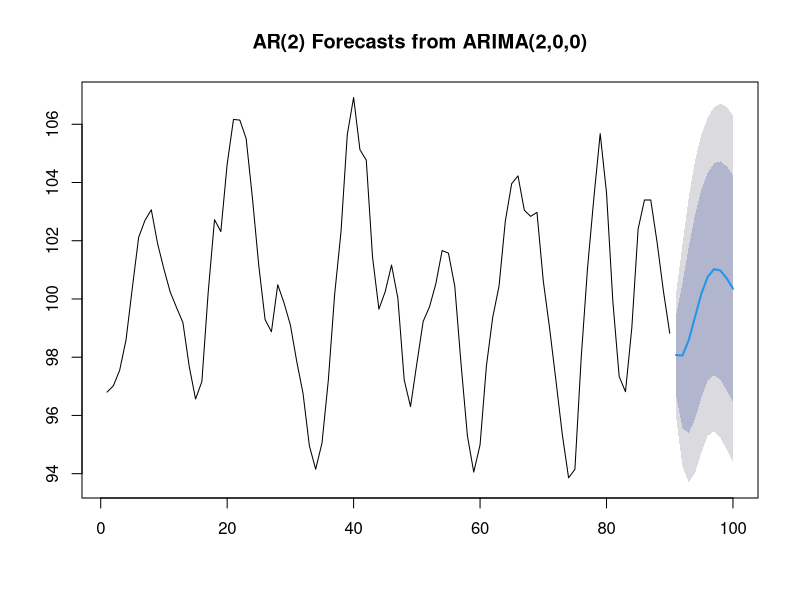
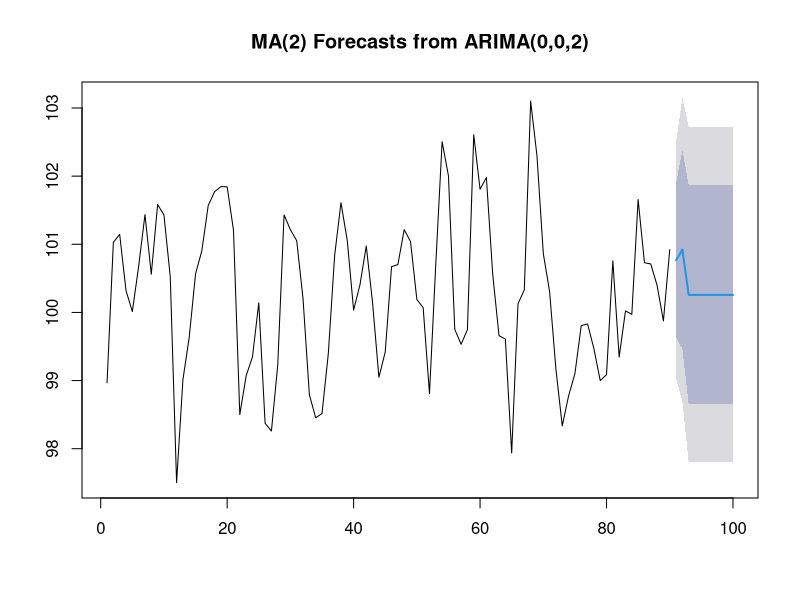
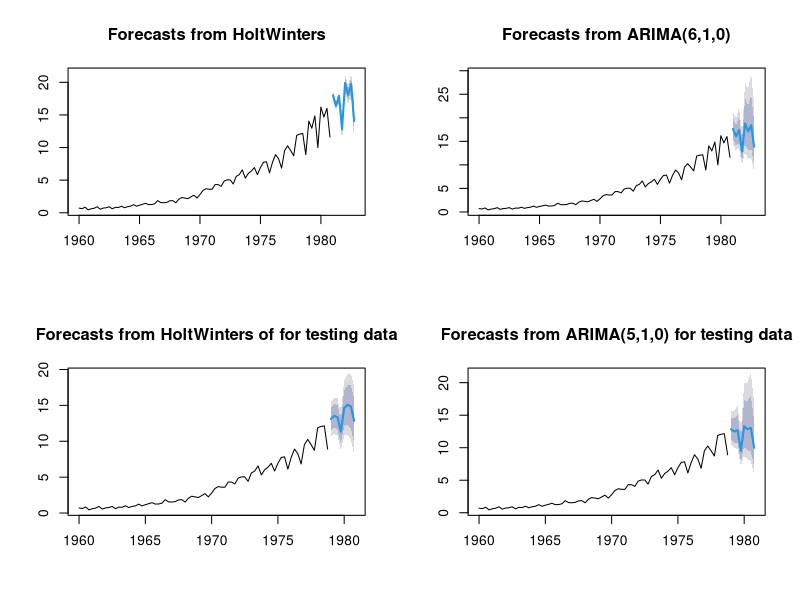

The R source for these figures, in order:
## ---- chunk 1
knitr::opts_chunk$set(echo = TRUE)
library(magrittr)
library(forecast)
library(dplyr)
library(tseries)
## ---- chunk 2
set.seed(2020)
# simulate the process
AR_sim = arima.sim(n=100, model = list(order = c(2,0,0), ar=c(1.5, -0.75))) + 100 # plus mu
AR_auto = auto.arima(AR_sim)
cat('Carry out the estimation of the parameters by MLE:\n')
summary(AR_auto)

# train the data
train = AR_sim[1:90]
test = AR_sim[91:100]
# fit the model and apply forecast function
fit_sim = arima(train,order = c(2,0,0))
forcaset_sim = forecast(fit_sim, h = 10)
plot(forcaset_sim, main="AR(2) Forecasts from ARIMA(2,0,0)")
cat('Predictions:\n')
cat('The 95% forecasts intervals\n lower:', as.numeric(forcaset_sim$lower[, '95%']), '\n upper:', as.numeric(forcaset_sim$upper[, '95%']) ) 

df = cbind(test, forcaset_sim$lower[, '95%'], forcaset_sim$upper[, '95%']) %>% as.data.frame()
colnames(df) = c('observed' , 'lower',  'upper')
df %<>%  mutate(covered_by_CI = if_else(observed>lower & observed<upper, 1, 0))
p = as.numeric((df %>% filter(covered_by_CI == 1)  %>% count()) / length(df$observed))
cat("\nThe percentage of the observed values are covered by the forecast intervals:", p)
err = test - forcaset_sim$mean  # errors 
mae = mean(abs(err))  # mean absolute error
rmse = sqrt(mean(err^2)) # root mean square error
mape = mean (abs(err/test*100)) # mean absolute percentage error
cat('\nMAE:', mae)
cat('\nRMSE:', rmse)
cat('\nMAPE:', mape)

## ---- chunk 3
set.seed(1)
# simulate a process
MA_sim = arima.sim(n=100, model = list(order = c(0,0,2), ma=c(0.8, 0.55))) + 100 # plus mu
MA_auto = auto.arima(MA_sim, method = c("ML"))
cat('Carry out the estimation of the parameters by MLE:\n')
summary(MA_auto)

# train the data
train = MA_sim[1:90]
test = MA_sim[91:100]
# fit the model and apply forecast function
fit_sim = arima(train,order = c(0,0,2))
forcaset_sim = forecast(fit_sim, h = 10)
plot(forcaset_sim, main="MA(2) Forecasts from ARIMA(0,0,2)")
cat('Predictions:\n')
cat('The 95% forecasts intervals\n lower:', as.numeric(forcaset_sim$lower[, '95%']), '\n upper:', as.numeric(forcaset_sim$upper[, '95%']) ) 

df = cbind(test, forcaset_sim$lower[, '95%'], forcaset_sim$upper[, '95%']) %>% as.data.frame()
colnames(df) = c('observed' , 'lower',  'upper')
df %<>%  mutate(covered_by_CI = if_else(observed>lower & observed<upper, 1, 0))
p = as.numeric((df %>% filter(covered_by_CI == 1)  %>% count()) / length(df$observed))
cat("\nThe percentage of the observed values are covered by the forecast intervals:", p)
err = test - forcaset_sim$mean  # errors 
mae = mean(abs(err))  # mean absolute error
rmse = sqrt(mean(err^2)) # root mean square error
mape = mean (abs(err/test*100)) # mean absolute percentage error
cat('\nMAE:', mae)
cat('\nRMSE:', rmse)
cat('\nMAPE:', mape)
## ---- chunk 4

set.seed(1)
par(mfrow = c(2,2))

# fit HoltWinters model & apply forecast function
HW = HoltWinters(JohnsonJohnson,seasonal='multiplicative')
forcaset_HW = forecast(HW, 8)
plot(forcaset_HW)
cat('(a):')
cat('The 95% forecasts intervals of HoltWinters\n lower:', as.numeric(forcaset_HW$lower[, '95%']), '\n upper:', as.numeric(forcaset_HW$upper[, '95%']) )

# print(adf.test(JohnsonJohnson))
# stablize the series
stb_jj = diff(JohnsonJohnson) 
# plot(stb_jj)
# print(adf.test(stb_jj))

# Apply the ACF and PACF functions 
# par(mfrow = c(2,2))
# acf(stb_jj, main='ACF Plot of stb_jj', lag.max=20)
# pacf(stb_jj, main='PACF Plot of stb_jj', lag.max=20)
# ACF decays to zero, PACF cuts-off
# Apply the eacf to identify the orders
# TSA::eacf(stb_jj)
# Try ARIMA(6, 1, 0)
cat('\n(b):')
cat('According to the ACF, PACF, and EACF plots, The process could be identified as an ARIMA(6, 1, 0) model \n')
fit_arima = Arima(JohnsonJohnson, order = c(6, 1, 0), lambda=0)
forcaset_arima = forecast(fit_arima, 8)
plot(forcaset_arima, main="Forecasts from ARIMA(6,1,0)")
cat('The 95% forecasts intervals of ARIMA(6,1,0)\n lower:', as.numeric(forcaset_arima$lower[, '95%']), '\n upper:', as.numeric(forcaset_arima$upper[, '95%']) )

train = JohnsonJohnson[1:(length(JohnsonJohnson)-8)]
train = ts(train, frequency = 4, start = c(1960, 1))
test = JohnsonJohnson[(length(JohnsonJohnson)-8+1): length(JohnsonJohnson)]
test = ts(test, frequency = 4, start = c(1979, 1))
# this time try HoltWinters forecast, becasue the series shows seasonality
HW1 = HoltWinters(train, seasonal='multiplicative')
forcaset_HW1 = forecast(train, 8)
plot(forcaset_HW1, main = 'Forecasts from HoltWinters of for testing data')
err = test - forcaset_HW1$mean  # errors 
mae = mean(abs(err))  # mean absolute error
rmse = sqrt(mean(err^2)) # root mean square error
mape = mean (abs(err/test*100)) # mean absolute percentage error
cat('\n(c):The RMSE, MAE and MAPE criteria of HoltWinters forecast')
cat('\nMAE:', mae)
cat('\nRMSE:', rmse)
cat('\nMAPE:', mape)

# conduct ARIMA forecast
# print(adf.test(train))
# differencing the series to make it stationary
train_diff1 = diff(train)
# print(adf.test(train_diff1))

# Apply the ACF and PACF functions 
# par(mfrow = c(2,2))
# acf(train_diff1, main='ACF Plot of train_diff1', lag.max=20)
# pacf(train_diff1, main='PACF Plot of train_diff1', lag.max=20)
# ACF decays to zero, PACF decays to zero
# Apply the eacf to identify the orders
# TSA::eacf(train_diff1)
# Try ARIMA(5, 1, 0)
fit_arima1 = Arima(train, order = c(5,1,0), lambda=0)
forcaset_arima1= forecast(fit_arima1, 8)
plot(forcaset_arima1, main="Forecasts from ARIMA(5,1,0) for testing data")
err1 = test - forcaset_arima1$mean  # errors 
mae1 = mean(abs(err1))  # mean absolute error
rmse1 = sqrt(mean(err1^2)) # root mean square error
mape1 = mean (abs(err1/test*100)) # mean absolute percentage error
cat('\nThe RMSE, MAE and MAPE criteria of ARIMA(5,1,0) forecast')
cat('\nMAE:', mae1)
cat('\nRMSE:', rmse1)
cat('\nMAPE:', mape1)
cat('\nConclusion: For this series, HW forecasting is much better than ARIMA forecasting due to its seansonalities')

